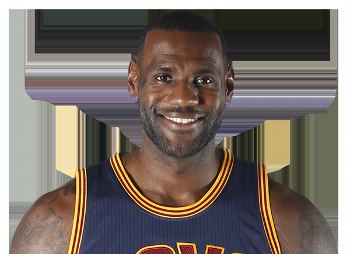
%> input picture lab6sp2016/training_images/1.png, 350 x 254 px; its folder holds only this picture in this run
$ octave lab6.m   (GNU Octave 9; MATLAB toolbox functions it lacks are replaced by stand-ins)
%> lines starting %> are read from the running program, lines starting %| are printed output that depends on the picture; in (x1, y1, x2, y2) boxes, pixels count from 0 and x2, y2 are one past the last pixel; in counts of white or black regions, pixels touching at a corner belong together; the program's own positions count from 1
### lab6sp2016/imresize.m
function b = my_imresize(a,m,n)
%> called with m = 100, n = 100
%MY_IMRESIZE Resize image with antialiasing.
%  B = MY_IMRESIZE(A,M,N) resizes image A to be M-by-N using bilinear
%  interpolation.  Before performing the interpolation, A is blurred with
%  a Gaussian in each dimension to prevent aliasing.

[height width channels] = size(a);
%> height = 254; width = 350; channels = 1

% determine the size of the Gaussian blur kernel
sigma1 = 0.5 * height / m;
%> sigma1 = 1.27
sigma2 = 0.5 * width / n;
%> sigma2 = 1.75
k1 = ceil(3 * sigma1);
%> k1 = 4
k2 = ceil(3 * sigma2);
%> k2 = 6

% construct the (separable) kernel
d1 = linspace(-k1,k1,2*k1+1).^2 / sigma1^2;
d2 = linspace(-k2,k2,2*k2+1).^2 / sigma2^2;
h1 = exp(-d1)';
h2 = exp(-d2);
h1 = h1 / sum(h1);
h2 = h2 / sum(h2);

% allocate space for the resized image
b = zeros(m,n,channels);

for i=1:channels
  % pad the image by duplicating the boundary
  temp = [repmat(a(1,1,i),k1,k2)   repmat(a(1,:,i),k1,1)   repmat(a(1,end,i),k1,k2);
          repmat(a(:,1,i),1,k2)    a(:,:,i)                repmat(a(:,end,i),1,k2);
          repmat(a(end,1,i),k1,k2) repmat(a(end,:,i),k1,1) repmat(a(end,end,i),k1,k2)];

  % blur this image channel with the kernel
  temp = conv2(double(temp),double(h1),'full');
  temp = conv2(double(temp),double(h2),'full');

  % perform the bilinear interpolation
  x = linspace(2*k2+0.5, width+2*k2+0.5, 2*n+1);
  y = linspace(2*k1+0.5, height+2*k1+0.5, 2*m+1);
  [x y] = meshgrid(x(2:2:end-1),y(2:2:end-1));
  b(:,:,i) = interp2(temp,x,y,'linear');
end
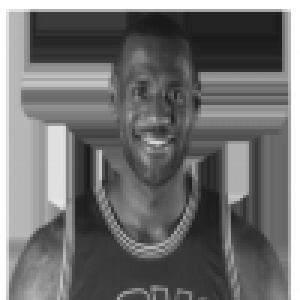
%> b: size 100x100 double (shown 3 times larger); min 24.19, max 254.9, mean 112.5

### lab6sp2016/eigenfaces.m
function [avgface,eigface,V] = eigenfaces(faces,K)
%> called with K = 10
    numface = length(faces);
%> numface = 1
    avgface = zeros(size(faces{1}));
%> avgface: size 100x100 double; every value is 0
    [M,N] = size(avgface);
%> M = 100; N = 100
    facematrix = zeros(numface,M*N);
    for i = 1:numface
        avgface = avgface + faces{i};
        facematrix(i,:) = reshape(faces{i},1,M*N);
    end
%> this loop made 1 pass

    avgface = avgface / numface;
    avgface_ = reshape(avgface,1,M*N);

    for i = 1:numface
        facematrix(i,:) = reshape(faces{i},1,M*N) - avgface_;
    end

    R = facematrix.'*facematrix;
    [U,S,V] = svds(R,K);
%     [U,S,V] = svd(R);
    eigface = zeros(M,N,K);

    for i = 1:K
        temp = reshape(V(:,i),M,N);
%         eigface(:,:,i) = temp / norm(temp);
        eigface(:,:,i) = temp;
    end
%> this loop made 10 passes
%> pass 1, in eigenfaces, `temp = reshape(V(:,i),M,N);`:
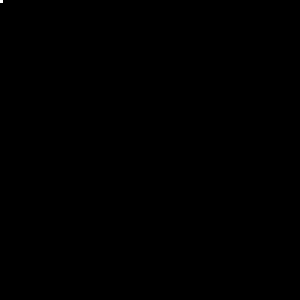
%> temp: size 100x100 double (shown 3 times larger); values 0 (black) and 1 (white), 0.01% white in thin lines or dots, all inside (x1, y1, x2, y2) = (0, 0, 1, 1)

    figure;
    plot(diag(S));
    title('Eigenfaces singular values','fontsize',12);
end

### lab6sp2016/projectface.m
function coeffs = projectface(avgface,eigfaces,newface)
    face = newface - avgface;
    K = size(eigfaces,3);
    coeffs = zeros(1,K);
    for k = 1:K
        coeffs(k) = sum(sum(face.*eigfaces(:,:,k)));
    end
end

### lab6sp2016/constructface.m
function face = constructface(avgface,eigfaces,coeffs)
    face = avgface;
    K = size(eigfaces,3);
    for k = 1:K
        face = face + coeffs(k)*eigfaces(:,:,k);
    end
end

### lab6sp2016/comparefaces.m
function mse = comparefaces(avgface,eigfaces,face1,face2)
    coeffs1 = projectface(avgface,eigfaces,face1);
    coeffs2 = projectface(avgface,eigfaces,face2);
    N = length(coeffs1);
    mse = sum((coeffs1 - coeffs2).^2)/N;
end

### lab6sp2016/recognizeface.m
function order = recognizeface(avgface,eigfaces,usercoeffs,face)
    numface = size(usercoeffs,1);
    usermse = zeros(numface,1);
    for i = 1:numface
        face_ = constructface(avgface,eigfaces,usercoeffs(i,:));
        usermse(i) = comparefaces(avgface,eigfaces,face,face_);
    end
    [temp,order] = sort(usermse);
end

### lab6sp2016/cconvmtx.m
function C=cconvmtx(h,n)
h = h(:);
N_h = length(h);
N_c = n+N_h-1;
H = convmtx(h,n);
C = H(1:n,1:n);
C(1:(N_h-1),1:n) = C(1:(N_h-1),1:n)+H((n+1):N_c,1:n);
end

### lab6sp2016/lab6.m
%%Report Item 1
clear all;
clc;
x = [1,4,-4,-3,2,5,-6];
h = [1,2,3,4,5];
n = length(x);
C = convmtx(h,n);
imagesc(C);
title('convolution between x(n) and h(n)');
xlabel('x');
ylabel('y');
Y = x*C;
w = conv(x,h);
figure;
hold on
stem(Y,'--','r');
stem(w,'-','b');
hold off;
legend('convmtx','conv')
title('convolution between x(n) and h(n)');
xlabel('length');
ylabel('magnitude');
%% report item 2
clear all;
clc;
x = [1,4,-4,-3,2,5,-6];
n = length(x);
F = dftmtx(n);
%Y = x*A;
figure;
subplot(211);
imagesc(real(F));
title('DFT matrix F, real part');
xlabel('x');
ylabel('y');
subplot(212);
imagesc(imag(F));
title('DFT matrix F, imaginary part');
xlabel('x');
ylabel('y');
%% report item 3
clear all;
clc;
x = [1,4,-4,-3,2,5,-6];
h = [1,2,3,4,5];
n = length(x);
A = convmtx(h,n);
C = cconvmtx(h,n);
figure;
subplot(211);
imagesc(A);
title('convolution matrix');
xlabel('x');
ylabel('y');
subplot(212);
imagesc(C);
title('circular convolution matrix');
xlabel('x');
ylabel('y');

L = length(x);
M = length(h);
N = L+M-1;
h2 = [h,zeros(1,L-M)];
F = dftmtx(L);
C2 = (1/L)*F'*diag(F*h2')*F;
figure;
subplot(211);
imagesc(C);
title('circular convolution matrix');
subplot(212);
imagesc(real(C2));
title('verified circular convolution matrix');
%% report item 4
clear all;
clc;
A = [1,4,-2;3,11,5;7,7,7];
A_T = A';
[V1,D1] = eig(A*A_T)
[V2,D2] = eig(A_T*A)
[U,S,V] = svd(A)
S_T = S'
Left1 = A*A_T*U
Right1 = U*S*S_T
Left2 = A_T*A*V
Right2 = V*S_T*S
% left1 = right1; left2 = right2
%% report item 5
clc, clear all, close all;
f = dir('training_images/*.png');
faces = cell(length(f),1);
for k = 1:length(faces)
    faces{k} = imresize(rgb2gray(imread(['training_images/' f(k).name])),100,100);
end

[avgface,eigfaces] = eigenfaces(faces,10);

figure;
imagesc(avgface);
colormap('gray');
title('avergeface');

figure;
subplot(221);
imagesc(eigfaces(:,:,1));
colormap('gray');
title('eigfaces')
subplot(222);
imagesc(eigfaces(:,:,2));
colormap('gray');
title('eigfaces')
subplot(223);
imagesc(eigfaces(:,:,3));
colormap('gray');
title('eigfaces')
subplot(224);
imagesc(eigfaces(:,:,4));
colormap('gray');
title('eigefaces')

%% report item 6
face1 = imresize(rgb2gray(imread('face1.png')),100,100);
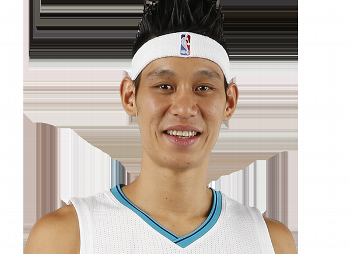
%> input picture lab6sp2016/face1.png, 350 x 254 px
face2 = imresize(rgb2gray(imread('face2.png')),100,100);
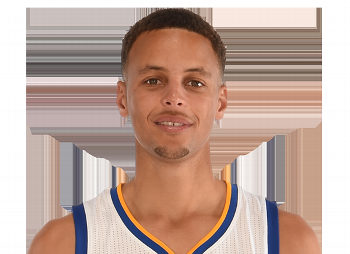
%> input picture lab6sp2016/face2.png, 350 x 254 px
%> call 3 of my_imresize, with m = 100, n = 100
%> after the loop in my_imresize (call 3), `for i=1:channels`:
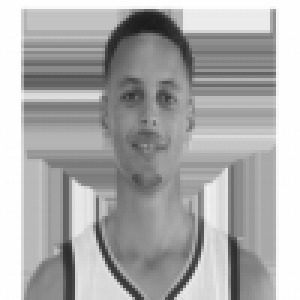
%> b: size 100x100 double (shown 3 times larger); min 28.16, max 254.9, mean 171.7

usercoeffs = [];
for k = 1:length(faces)
    coeffs = projectface(avgface,eigfaces,faces{k});
    usercoeffs = [usercoeffs;coeffs];
end
%> this loop made 1 pass
%> (K in projectface, usercoeffs) on pass 1: (10, [0 0 0 0 0 0 0 0 0 0])

order1 = recognizeface(avgface,eigfaces,usercoeffs,face1);
%> the loop in recognizeface, `for i = 1:numface` made 1 pass
%> (coeffs2 in comparefaces, N in comparefaces, mse in comparefaces) on pass 1: ([0 0 0 0 0 0 0 0 0 0], 10, 2.23e-12)
%> pass 1, in projectface (call 2), `face = newface - avgface;`:
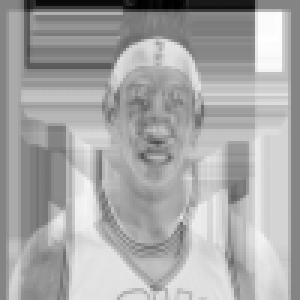
%> face: size 100x100 double (shown 3 times larger); min -245, max 227.8, mean 66.5; drawn with min black and max white
%> in recognizeface, `[temp,order] = sort(usermse);`: temp = 2.23e-12; order = 1
%> order1 = 1
order2 = recognizeface(avgface,eigfaces,usercoeffs,face2);
%> the loop in recognizeface (call 2), `for i = 1:numface` made 1 pass
%> pass 1, in projectface (call 4), `face = newface - avgface;`:
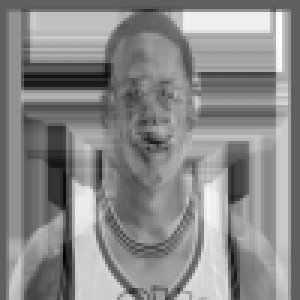
%> face: size 100x100 double (shown 3 times larger); min -133.3, max 223.2, mean 59.1; drawn with min black and max white
%> order2 = 1

figure;
subplot(221);
imagesc(face1);
colormap('gray');
title('Target Face');
subplot(222);
imagesc(faces{order1(1)});
colormap('gray');
title('match 1');
subplot(223);
imagesc(faces{order1(2)});
%> (this line was passed over: imagesc is not available in this run)
colormap('gray');
title('match 2');
subplot(224);
imagesc(faces{order1(3)});
%> (this line was passed over: imagesc is not available in this run)
colormap('gray');
title('match 3');

figure;
subplot(221);
imagesc(face2);
colormap('gray');
title('Target Face');
subplot(222);
imagesc(faces{order2(1)});
colormap('gray');
title('match 1');
subplot(223);
imagesc(faces{order2(2)});
%> (this line was passed over: imagesc is not available in this run)
colormap('gray');
title('match 2');
subplot(224);
imagesc(faces{order2(3)});
%> (this line was passed over: imagesc is not available in this run)
colormap('gray');
title('match 3');
